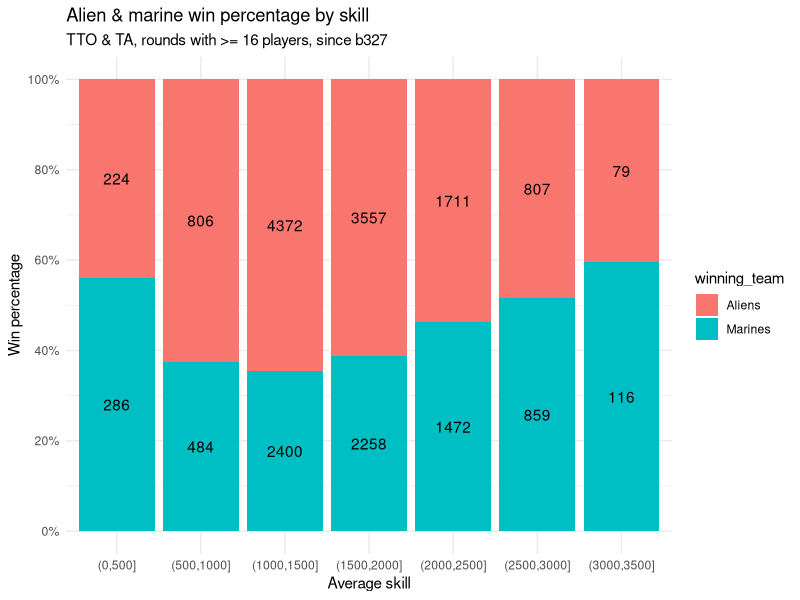

Source code (R):
library(ggplot2)
library(dplyr)
library(scales)
library(viridis)

skill_interval_width = 500

df = read.csv("winrates/data/winrates.csv")
df = df %>% filter(winning_team != "", avg_player_count >= 16)
df$round_date = strptime(df$round_date, "%Y-%m-%d %H:%M:%S")

df$skill_bucket = cut(df$linear_avg_skill, breaks = seq(0, max(df$linear_avg_skill), skill_interval_width), dig.lab = 10)

df_summed = df %>%
  group_by(skill_bucket, winning_team) %>%
  summarize(
    win_count = n()
  ) %>%
  mutate(
    win_percentage = win_count / sum(win_count)
  ) %>%
  filter(!is.na(skill_bucket))


ggplot(df_summed, aes(x = skill_bucket, fill = winning_team, y = win_percentage)) +
  geom_bar(stat = "identity") +
  geom_text(aes(label = win_count), position = position_stack(vjust = 0.5)) +
  scale_y_continuous(breaks = seq(0, 1, 0.2), labels = scales::percent_format()) +
  labs(title = "Alien & marine win percentage by skill", subtitle = "TTO & TA, rounds with >= 16 players, since b327", x = "Average skill", y = "Win percentage") +
  theme_minimal()
